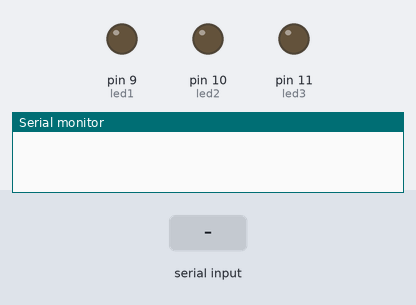
This sketch was run on a simulated Arduino Uno, built with avr-gcc and run on an emulated ATmega328P. On the bench: output pins drawn as LEDs (lit = HIGH), the last lines printed to the serial monitor. The inputs (shaded band) are chosen by the test bench.

Above: at 1.2 s.
1.3 s: "*all on" received over Serial
At 2.0 s:
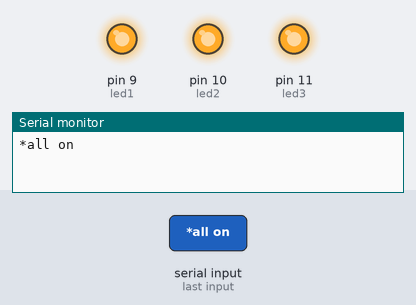
2.8 s: "*all of" received over Serial
At 3.2 s:
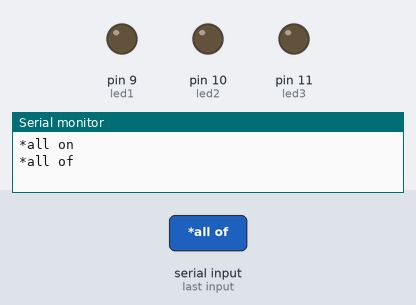
4.3 s: "*light one on" received over Serial
At 5.3 s:
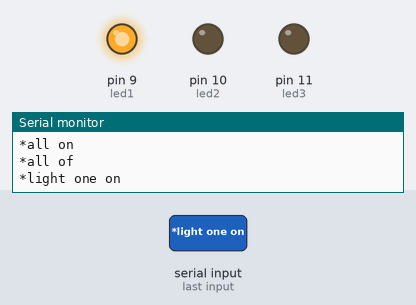
5.9 s: "*light two on" received over Serial
At 6.5 s:
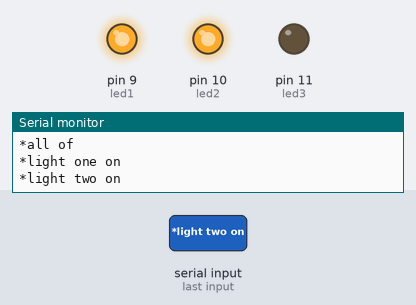
Timing chart, 0 to 8.5 s (numbered marks = the images above; inputs shaded):
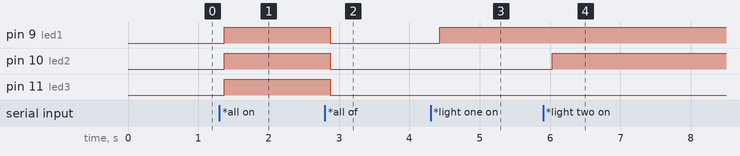

Measured:
- after the input at 1.3 s, pin 9 (led1), pin 10 (led2), pin 11 (led3): LOW → HIGH after 0.07 s
- after the input at 2.8 s, pin 9 (led1), pin 10 (led2), pin 11 (led3): HIGH → LOW after 0.07 s
- after the input at 4.3 s, pin 9 (led1): LOW → HIGH after 0.13 s
- after the input at 5.9 s, pin 10 (led2): LOW → HIGH after 0.13 s

The sketch:

BluetoothModule.ino
```cpp
String voice;
int
led1 = 9, //Connect LED 1 To Pin #9
led2 = 10, //Connect LED 2 To Pin #10
led3 = 11; //Connect LED 3 To Pin #11

//--------------------------Call A Function-------------------------------//
void allon(){
     digitalWrite(led1, HIGH);//Will turn on LED 1
     digitalWrite(led2, HIGH);//Will turn on LED 2
     digitalWrite(led3, HIGH);//Will turn on LED 3

}
void alloff(){
     digitalWrite(led1, LOW);//Will turn off LED 1
     digitalWrite(led2, LOW);//Will turn off LED 2
     digitalWrite(led3, LOW);//Will turn off LED 3

}
//-----------------------------------------------------------------------//
void setup() {
  Serial.begin(9600);
  pinMode(led1, OUTPUT);//will show the output
  pinMode(led2, OUTPUT);//will show the output
  pinMode(led3, OUTPUT);//will show the output

}
//-----------------------------------------------------------------------//
void loop() {
  while (Serial.available()){  //Check if there is an available byte to read
  delay(10); //Delay added to make thing stable
  char c = Serial.read(); //Conduct a serial read
  if (c == '#') {break;} //Exit the loop when the # is detected after the word
  voice += c; //Shorthand for voice = voice + c
  }
  if (voice.length() > 0) {
    Serial.println(voice);
//-----------------------------------------------------------------------//
  //----------Control Multiple Pins/ LEDs----------//
       if(voice == "*all on") {allon();}  //Turn Off All Pins (Call Function)
  else if(voice == "*all of"){alloff();} //Turn On  All Pins (Call Function)
  else if(voice == "*all off"){alloff();} //Turn On  All Pins (Call Function)

  //----------Turn On One-By-One----------//
  else if(voice == "*light one on") {digitalWrite(led1, HIGH);}
  else if(voice == "*light two on") {digitalWrite(led2, HIGH);}
  else if(voice == "*light to on") {digitalWrite(led2, HIGH);}
  else if(voice == "*light three on") {digitalWrite(led3, HIGH);}
  else if(voice == "*light tree on") {digitalWrite(led3, HIGH);}
  else if(voice == "*light 3 on") {digitalWrite(led3, HIGH);}

  //----------Turn Off One-By-One----------//
  else if(voice == "*light one of") {digitalWrite(led1, LOW);}
  else if(voice == "*light one off") {digitalWrite(led1, LOW);}
  else if(voice == "*light two of") {digitalWrite(led2, LOW);}
  else if(voice == "*light to of") {digitalWrite(led2, LOW);}
  else if(voice == "*light two off") {digitalWrite(led2, LOW);}
  else if(voice == "*light to off") {digitalWrite(led2, LOW);}
  else if(voice == "*light three of") {digitalWrite(led3, LOW);}
  else if(voice == "*light three off") {digitalWrite(led3, LOW);}
  else if(voice == "*light 3 of") {digitalWrite(led3, LOW);}
  else if(voice == "*light 3 off") {digitalWrite(led3, LOW);}
  else if(voice == "*light tree of") {digitalWrite(led3, LOW);}
  else if(voice == "*light tree off") {digitalWrite(led3, LOW);}

//-----------------------------------------------------------------------//
voice="";}} //Reset the variable after initiating
```
